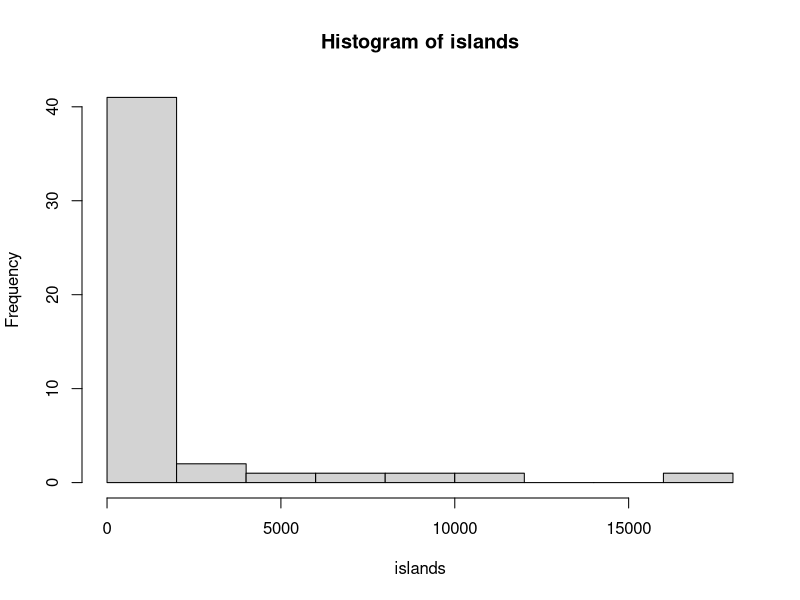
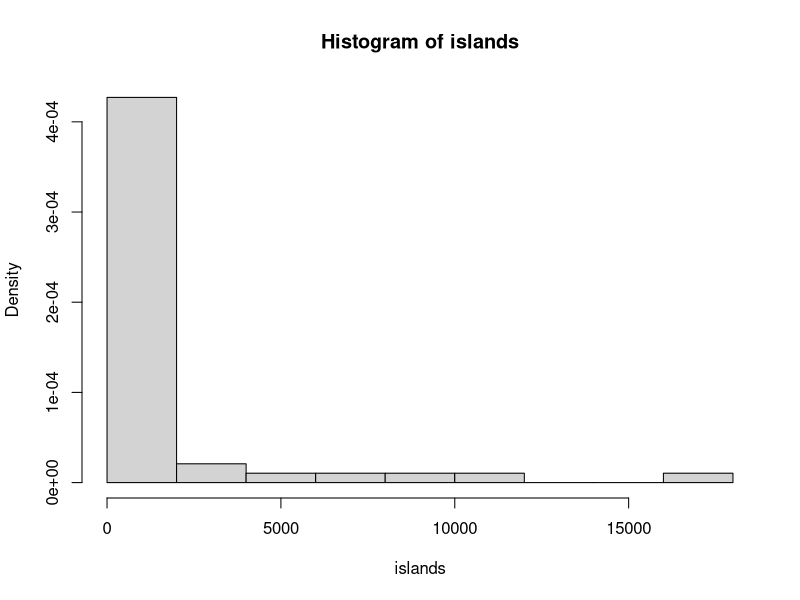
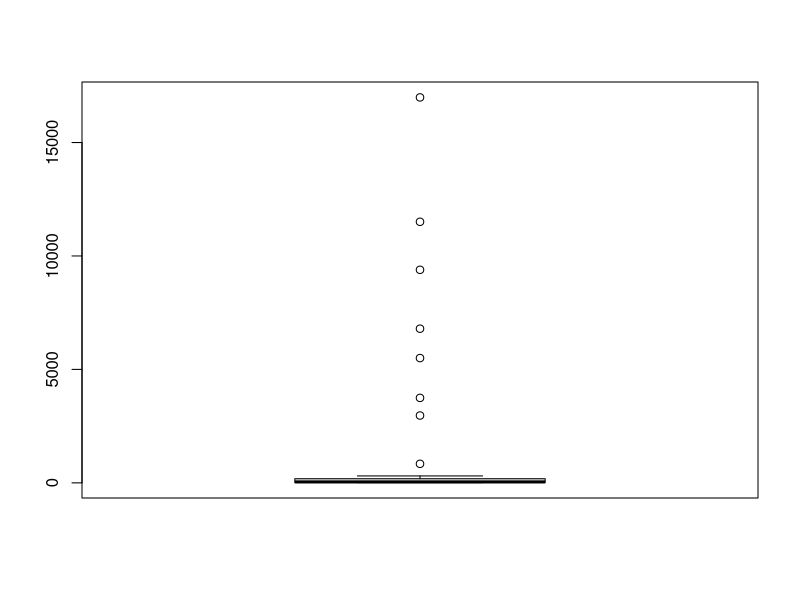
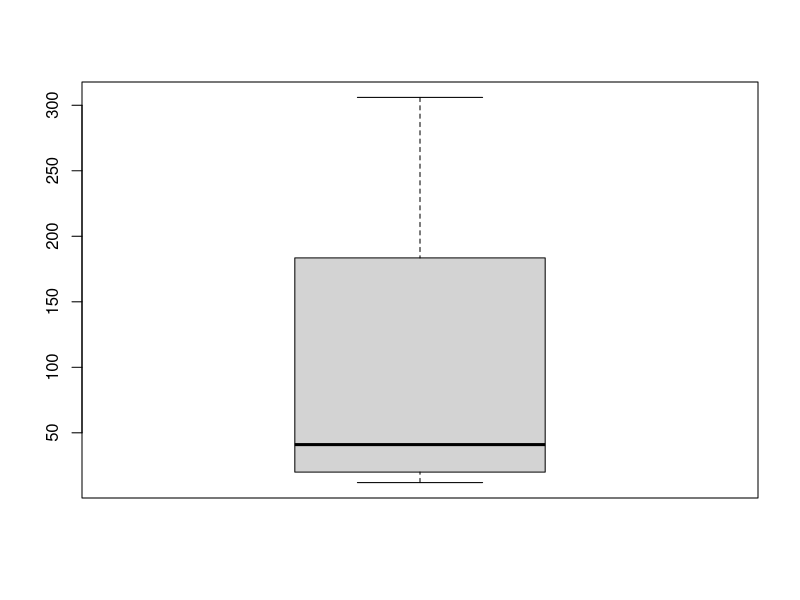
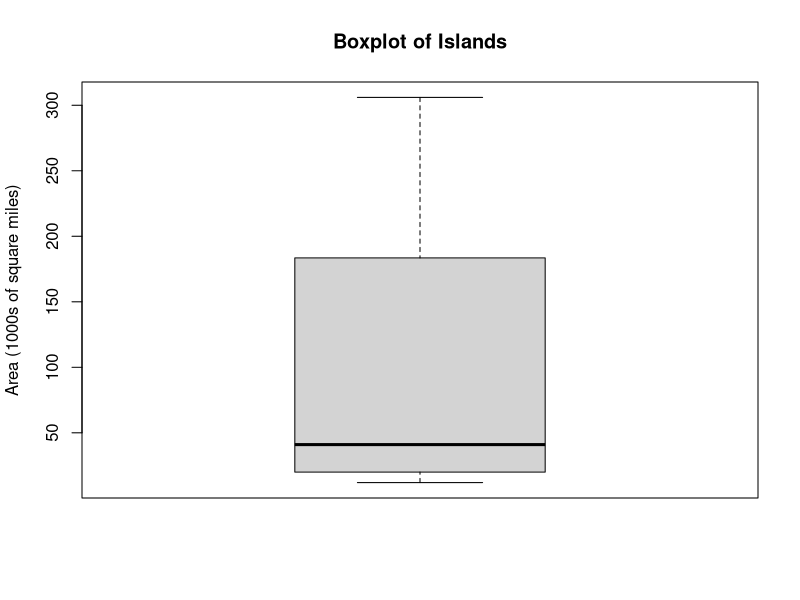

Here is the R script that generated these plots, in order:
## ---- chunk 1
rm(list=ls()) 
data("islands") #load the dataset islands
#help("islands")
summary(islands)
## ---- chunk 2
mean(islands)
median(islands)
## ---- chunk 3
range(islands)
## ---- chunk 4
sd(islands) #standard desviation
range(islands) #range output = (min,max)
## ---- chunk 5
quantile(islands)
## ---- chunk 6
quantile(islands,probs = c(0.005,0.95))
## ---- chunk 7
data_test <- c(0.5,10,NaN)
quantile(data_test,na.rm = TRUE)
try(quantile(data_test)) #How can
try(quantile(data_test,na.rm = FALSE))
## ---- chunk 8
quantile(islands)
calculate_IQR <- (183.25-20.5)
print("Calculate IQR:")
print(calculate_IQR)
print("IQR using the command")
IQR(islands)
#IQR(data_test,na.rm = TRUE)
## ---- chunk 9
hist(islands)
## ---- chunk 10
hist(islands,prob=TRUE)
## ---- chunk 11
boxplot(islands)
## ---- chunk 12
boxplot(islands, outline = FALSE)
## ---- chunk 13
boxplot(islands, plot=FALSE)$out
## ---- chunk 14
#outlier(islands) #it works when I installed but not when I try to produce the doc
## ---- chunk 15
boxplot(islands, outline = FALSE)
title(main="Boxplot of Islands",ylab = "Area (1000s of square miles)")
## ---- chunk 16
stem(islands)
## ---- chunk 17
dt2 <- read.table("data_ICA3.txt", sep="\t", header = TRUE) #The variable dt2 represent the dataset(table)of the scores.
## ---- chunk 18
mode(dt2)
## ---- chunk 19
dt2
#mode(dt2)
#summary(dt2)
#length(dt2[1])
## ---- chunk 20
names(dt2)
## ---- chunk 21
print("Scores with original name")
names(dt2)
names(dt2)[1] <- "Pre-test"
names(dt2)
## ---- chunk 22
dt2
## ---- chunk 23
rm(dt2)
dt2 <- read.table("data_ICA3.txt", sep="\t") #The variable dt2 represent the dataset(table)of the scores.
names(dt2)[1] <- "Pre-test"
#dt2$`Pre-test`==NA
#dt2$`Pre-test`=="NA"
dt2$`Pre-test`=="" #This is the only one that give me the right result
## ---- chunk 24
    #Other things I  tested:
      #v_test <- dt2$`Pre-test` #this give me a type integer. Factor with levels
      #v_test2 <- dt2[1] #This give me a list
      #typeof(v_test)
      #typeof(v_test2)
#Now testing the suggested command. 
#is.na(dt2$`Pre-test`) #this one does not work proper, I do not know why.
#is.na(dt2[1]) #this one also does not work.
dt2$`Pre-test`=="" #this one does not work 
## ---- chunk 25
#dt2
#is.na(dt2) #THIS IS NOT WORKING, whyy? #commenting out this line for now
dt2=="" #This one work properly
## ---- chunk 26
total_of_missing <- sum(dt2=="") 
print(total_of_missing)
anyNA(dt2,recursive = TRUE) #For some reason the is.na is not working well for me
## ---- chunk 27
is.infinite(dt2$`Pre-test`)
is.nan(dt2$`Pre-test`)
## ---- chunk 28
apply(dt2=="",2,sum) 
#other way
sum(dt2[2]=="")
## ---- chunk 29
apply(dt2=="",1,sum) 
#sum(dt2[3,]=="") #This is for the third row for example
## ---- chunk 30
#apply(na.omit(dt2),1,mean)
#The one in the second argument means row, this data structure have two dimensions
apply((dt2!=""),1,mean) #Average per row omiting empty positions.
## ---- chunk 31
sum(dt2!="")
## ---- chunk 32
apply((dt2!=""),2,mean)
## ---- chunk 33
scoresOmit <- dt2!=""
scoresOmit[sample(1:nrow(scoresOmit),5,replace = TRUE)]
## ---- chunk 34
r_scores <- rbind(scoresOmit,dt2)
r_scores
## ---- chunk 35
scores <- dt2
#levels(scores)
#scores[scores==""] <- 0
    #scores[scores==""] <- NA
scores[is.na(scores)] <- 0
